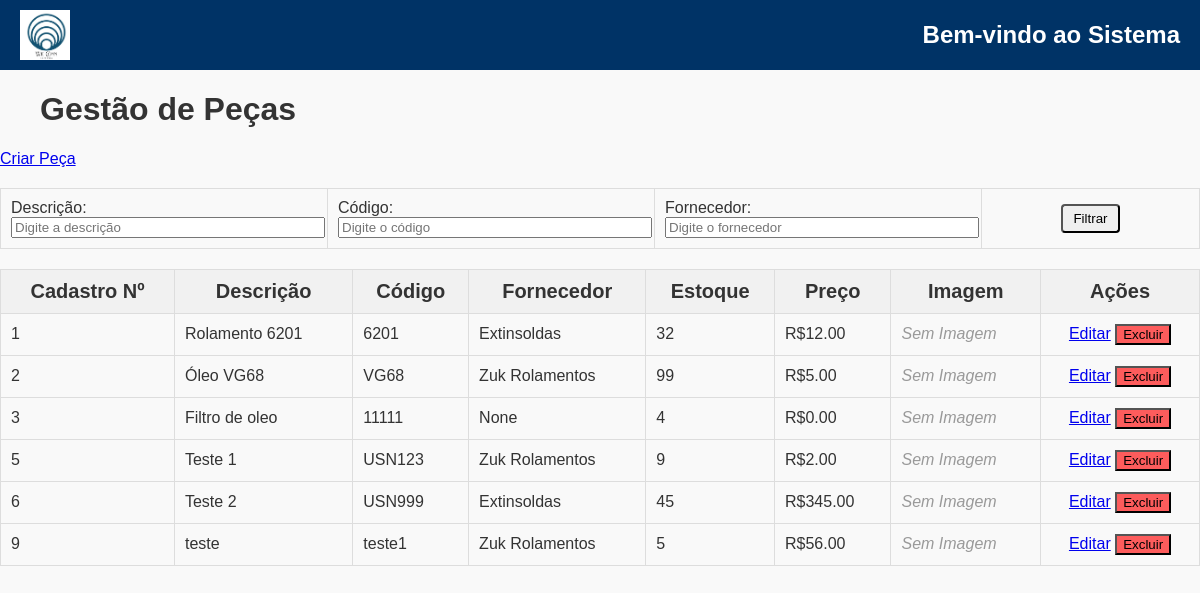
The app's page /cadEstoque/ (signed in) with its own data.
### cadEstoque/models.py (models this page shows, shortened)
class Pecas(models.Model):
    descricao = models.CharField(max_length=255)
    codigo = models.CharField(max_length=100)
    estoque_minimo = models.IntegerField(default=0)
    estoque_atual = models.IntegerField(default=0)
    preco =  models.DecimalField(max_digits=10, decimal_places=2, default=0)
    unidade_medida = models.CharField(max_length=20)  # kg, unidade, metro, etc
    localizacao = models.CharField(max_length=100, help_text="Localização física no estoque")
    data_ultima_compra = models.DateField(null=True)
    vida_util = models.IntegerField(null=True, help_text="Vida útil em dias")
    fornecedor = models.ForeignKey(
        'CadFornecedor.Fornecedor',  # Relaciona ao modelo Fornecedor do app CadFornecedor
        on_delete=models.SET_NULL,
        related_name='pecas',
        null=True,
        blank=True
    )
    orcamentos = models.FileField(upload_to='orcamentos/', blank=True, null=True)
    foto = models.ImageField(upload_to='fotos_pecas/', null=True, blank=True)
    observacoes = models.TextField(null=True, blank=True)

### CadFornecedor/models.py (models this page shows)
class Fornecedor(models.Model):
    fornecedor = models.CharField(max_length=200)
    fornecedor_fone = models.CharField(max_length=200)
    fornecedor_site = models.CharField(max_length=200, null=True, blank=True)
    fornecedor_email = models.CharField(max_length=200, null=True, blank=True)
    rua = models.CharField(max_length=200, null=True, blank=True)
    numero = models.CharField(max_length=20, null=True, blank=True)
    bairro = models.CharField(max_length=20, null=True, blank=True)
    cidade = models.CharField(max_length=200, null=True, blank=True)
    cep = models.CharField(max_length=200, null=True, blank=True)
    estado = models.CharField(max_length=200, null=True, blank=True)
    contato = models.CharField(max_length=200, null=True, blank=True)
    cnpj = models.CharField(max_length=200, null=True, blank=True)
    inscricao_estadual = models.CharField(max_length=50, null=True, blank=True)
    prazo_entrega_medio = models.IntegerField(null=True, help_text="Prazo médio em dias")
    observacoes = models.TextField(null=True, blank=True)
    def __str__(self):
        return self.fornecedor

### cadEstoque/views.py (the view)
# urls.py: path('cadEstoque/', teste, name='cadEstoque'),
@login_required
def teste(request):
    pecas = Pecas.objects.all()
    fornecedor_id = request.POST.get('fornecedor')
    descricao = request.GET.get('descricao')
    codigo = request.GET.get('codigo')
    if descricao or codigo:
        request.session['descricao'] = descricao
        request.session['codigo'] = codigo
        return redirect('cadEstoque')  # Redireciona para limpar os campos da URL
    descricao = request.session.get('descricao')
    codigo = request.session.get('codigo')
    if descricao:
        pecas = pecas.filter(descricao__icontains=descricao)
    if codigo:
        pecas = pecas.filter(codigo__icontains=codigo)
    for peca in pecas:
        peca.foto_url = peca.foto.url if peca.foto else None
    request.session.pop('descricao', None)
    request.session.pop('codigo', None)
    return render(request, 'teste.html', {'pecas': pecas})

### cadEstoque/templates/teste.html (shortened to what this page needs)
{% extends 'base.html' %}
{% load static %}
{% block content %}
<link rel="stylesheet" href="https://maxcdn.bootstrapcdn.com/font-awesome/4.7.0/css/font-awesome.min.css">
<div class="content-container">
    <div class="top-side">
        <h1 style="text-align: left; margin-left: 40px;">Gestão de Peças</h1>
        <a href="{% url 'cria_peca' %}" class="custom-button">Criar Peça</a>
    </div>
    <table class="tabela-sem-divisoes" style="border: none">
        <form method="get">
            <td style="width: 15%">
                <div>
                    <label for="descricao">Descrição:</label>
                    <input type="text" name="descricao" id="descricao" placeholder="Digite a descrição" value="{{ request.GET.descricao }}">
                </div>
            </td>
            <td style="width: 15%">
                <div>
                    <label for="codigo">Código:</label>
                    <input type="text" name="codigo" id="codigo" placeholder="Digite o código" value="{{ request.GET.codigo }}">
                </div>
            </td>
            <td style="width: 15%">
                <div>
                    <label for="fornecedor">Fornecedor:</label>
                    <input type="text" name="fornecedor" id="fornecedor" placeholder="Digite o fornecedor" value="{{ request.GET.fornecedor }}">
                </div>
            </td>
            <td style="width: 10%;">
                <div style="text-align: center;">
                    <button type="submit" class="btn btn-primary">Filtrar</button>
                </div>
            </td>
        </form>
    </table>
    <table border="1">
        <thead>
            <tr>
                <th>Cadastro Nº</th>
                <th>Descrição</th>
                <th>Código</th>
                <th>Fornecedor</th>
                <th>Estoque</th>
                <th>Preço</th>
                <th>Imagem</th>
                <th>Ações</th>
            </tr>
        </thead>
        <tbody>
            {% for peca in pecas %}
            <tr>
                <td>{{ peca.id }}</td>
                <td>{{ peca.descricao|truncatechars:50 }}</td>
                <td>{{ peca.codigo }}</td>
                <td>{{ peca.fornecedor }}</td>
                <td>{{ peca.estoque_atual }}</td>
                <td>R${{ peca.preco }}</td>
                <td>
                    {% if peca.foto %}
                        <a href="{{ request.scheme }}://{{ request.get_host }}{{ peca.foto_url }}" target="_blank">
                            <img src="{{ request.scheme }}://{{ request.get_host }}{{ peca.foto_url }}" style="width: 50px; height: 50px; object-fit: cover;">
                        </a>
                    {% else %}
                        <span style="color: #999; font-style: italic;">Sem Imagem</span>
                    {% endif %}
                </td>
                <td style="text-align: center;">
                    <a href="{% url 'editar_peca' peca.id %}" class="custom-button table-button">Editar</a>
                    <form method="post" action="{% url 'excluir_peca' peca.id %}" style="display:inline;" onsubmit="return confirmDelete();">
                        <button type="submit" class="custom-button table-button delete-button">Excluir</button>
                    </form>
                </td>
            </tr>
            {% endfor %}
        </tbody>
    </table>
</div>
{% endblock %}

### gestaoOS/static/css/style.css (style rules this page uses)
body { font-family: Garamond, sans-serif; margin: 0; padding: 0; background-color: #f9f9f9; color: #333; }
.btn { padding: 5px 10px; text-decoration: none; border-radius: 4px; transition: background-color 0.3s; }
table { width: 100%; border-collapse: collapse; margin-top: 20px; }
table, th, td { border: 1px solid #ddd; }
th, td { padding: 10px; text-align: left; }
th { background-color: #f1f1f1; }
tr:nth-child(even) { background-color: #f9f9f9; }
input, select, textarea { width: 100%; }

### cadEstoque/templates/teste.html (style rules this page uses)
.content-container th { font-size: 20px; text-align: center; }
.content-container .delete-button { background-color: rgb(253, 92, 92); }

### records on screen
Pecas: id "1", descricao "Rolamento 6201", codigo "6201", fornecedor "Extinsoldas", estoque_atual "32", preco "12.00", foto "Sem Imagem"
Pecas: id "2", descricao "Óleo VG68", codigo "VG68", fornecedor "Zuk Rolamentos", estoque_atual "99", preco "5.00", foto "Sem Imagem"
Pecas: id "3", descricao "Filtro de oleo", codigo "11111", fornecedor "None", estoque_atual "4", preco "0.00", foto "Sem Imagem"
Pecas: id "5", descricao "Teste 1", codigo "USN123", fornecedor "Zuk Rolamentos", estoque_atual "9", preco "2.00", foto "Sem Imagem"
Pecas: id "6", descricao "Teste 2", codigo "USN999", fornecedor "Extinsoldas", estoque_atual "45", preco "345.00", foto "Sem Imagem"
Pecas: id "9", descricao "teste", codigo "teste1", fornecedor "Zuk Rolamentos", estoque_atual "5", preco "56.00", foto "Sem Imagem"
